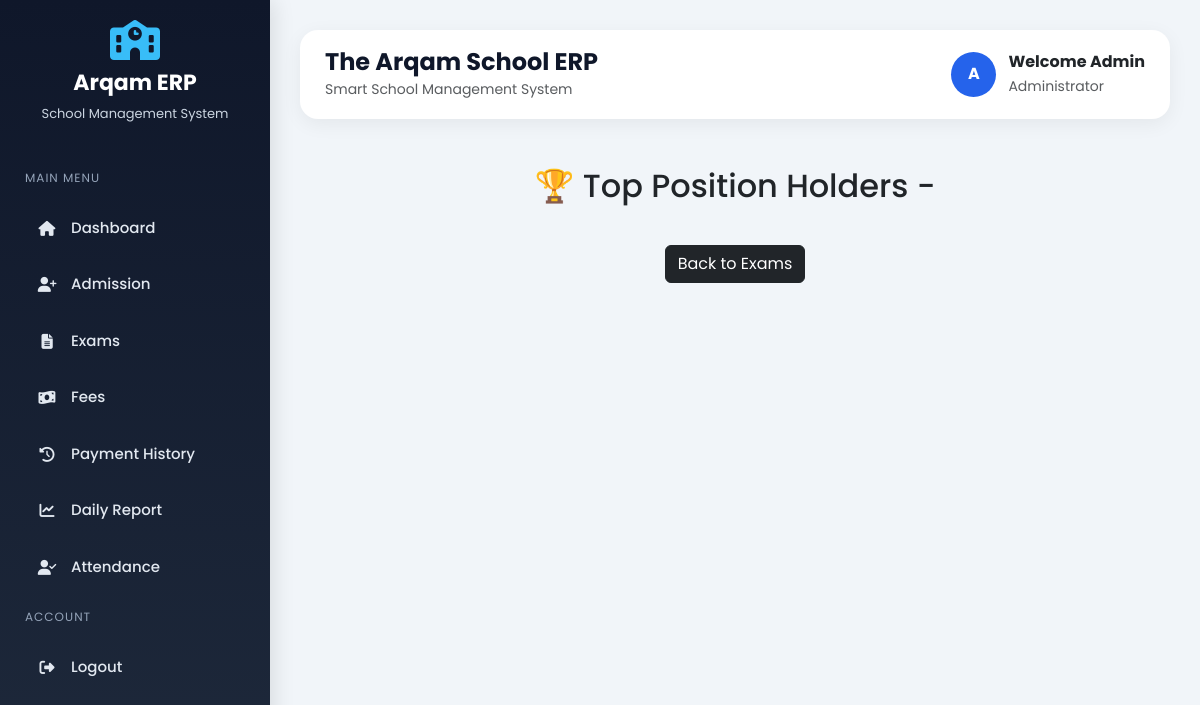
Before: /exams/positions/1 with the older database file.
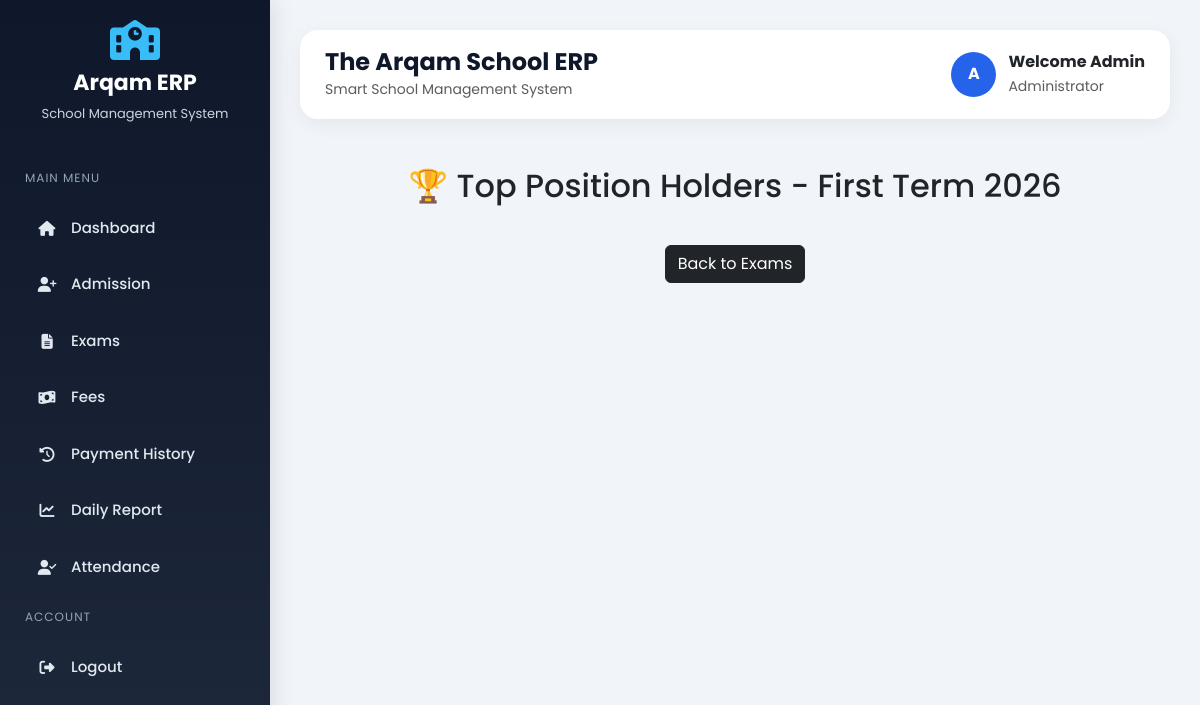
After: the same page with the newer database file.
### tables this page shows
CREATE TABLE exams (
            id INTEGER PRIMARY KEY AUTOINCREMENT,
            name TEXT,  -- Field consistency check
            exam_name TEXT,
            exam_date TEXT
        );

### modules/exams.py (the view)
@exams_bp.route("/positions/<int:exam_id>")
def view_positions(exam_id):
    conn = get_connection()
    query = """
        SELECT s.name,
               SUM(m.marks_obtained) as total_obtained,
               SUM(m.total_marks) as total_allowed,
               (CAST(SUM(m.marks_obtained) AS FLOAT) / SUM(m.total_marks)) * 100 as percentage
        FROM marks m
        JOIN students s ON m.student_id = s.id
        WHERE m.exam_id = ?
        GROUP BY m.student_id
        ORDER BY total_obtained DESC
        LIMIT 3
    """
    top_students = conn.execute(query, (exam_id,)).fetchall()
    exam_info = conn.execute("SELECT exam_name FROM exams WHERE id = ?", (exam_id,)).fetchone()
    conn.close()
    return render_template("positions.html", students=top_students, exam=exam_info)

### database.py (called while the page is built)
def get_connection():
    conn = sqlite3.connect("school.db")
    conn.row_factory = sqlite3.Row
    return conn

### templates/positions.html (shortened to what this page needs)
{% extends "base.html" %}
{% block content %}
<div class="container mt-5 text-center">
    <h2 class="mb-4">🏆 Top Position Holders - {{ exam['exam_name'] }}</h2>
    <a href="{{ url_for('exams.exams_home') }}" class="btn btn-dark mt-3">Back to Exams</a>
</div>
{% endblock %}

Changed rows visible on the page:
added exams: exam_name "First Term 2026"
